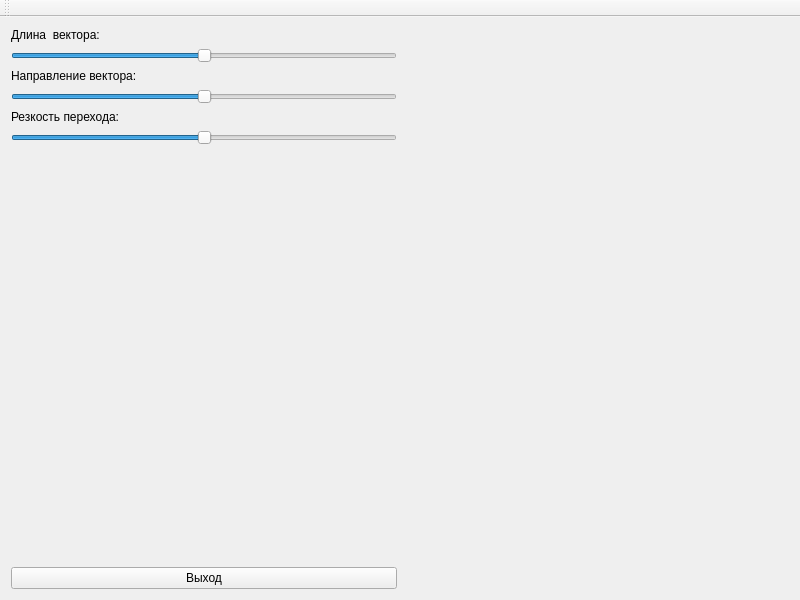
<?xml version="1.0" encoding="UTF-8"?>
<ui version="4.0">
 <class>MainWindow</class>
 <widget class="QMainWindow" name="MainWindow">
  <property name="geometry">
   <rect>
    <x>0</x>
    <y>0</y>
    <width>800</width>
    <height>600</height>
   </rect>
  </property>
  <property name="minimumSize">
   <size>
    <width>800</width>
    <height>600</height>
   </size>
  </property>
  <property name="windowTitle">
   <string>MainWindow</string>
  </property>
  <widget class="QWidget" name="centralWidget">
   <layout class="QHBoxLayout" name="horizontalLayout">
    <item>
     <layout class="QVBoxLayout" name="verticalLayout_2">
      <item>
       <layout class="QVBoxLayout" name="verticalLayout">
        <item>
         <widget class="QLabel" name="label">
          <property name="text">
           <string>Длина  вектора:</string>
          </property>
         </widget>
        </item>
        <item>
         <widget class="QSlider" name="tensionSlider">
          <property name="minimum">
           <number>-100</number>
          </property>
          <property name="maximum">
           <number>100</number>
          </property>
          <property name="value">
           <number>0</number>
          </property>
          <property name="orientation">
           <enum>Qt::Horizontal</enum>
          </property>
         </widget>
        </item>
        <item>
         <widget class="QLabel" name="label_2">
          <property name="text">
           <string>Направление вектора:</string>
          </property>
         </widget>
        </item>
        <item>
         <widget class="QSlider" name="biasSlider">
          <property name="minimum">
           <number>-100</number>
          </property>
          <property name="maximum">
           <number>100</number>
          </property>
          <property name="orientation">
           <enum>Qt::Horizontal</enum>
          </property>
         </widget>
        </item>
        <item>
         <widget class="QLabel" name="label_3">
          <property name="text">
           <string>Резкость перехода:</string>
          </property>
         </widget>
        </item>
        <item>
         <widget class="QSlider" name="continuitySlider">
          <property name="minimum">
           <number>-100</number>
          </property>
          <property name="maximum">
           <number>100</number>
          </property>
          <property name="orientation">
           <enum>Qt::Horizontal</enum>
          </property>
         </widget>
        </item>
        <item>
         <spacer name="verticalSpacer">
          <property name="orientation">
           <enum>Qt::Vertical</enum>
          </property>
          <property name="sizeHint" stdset="0">
           <size>
            <width>20</width>
            <height>40</height>
           </size>
          </property>
         </spacer>
        </item>
       </layout>
      </item>
      <item>
       <widget class="QPushButton" name="pushButton">
        <property name="text">
         <string>Выход</string>
        </property>
       </widget>
      </item>
     </layout>
    </item>
    <item>
     <widget class="GLWidget" name="widget" native="true">
      <property name="sizePolicy">
       <sizepolicy hsizetype="Expanding" vsizetype="Preferred">
        <horstretch>0</horstretch>
        <verstretch>0</verstretch>
       </sizepolicy>
      </property>
     </widget>
    </item>
   </layout>
  </widget>
  <widget class="QToolBar" name="mainToolBar">
   <attribute name="toolBarArea">
    <enum>TopToolBarArea</enum>
   </attribute>
   <attribute name="toolBarBreak">
    <bool>false</bool>
   </attribute>
  </widget>
 </widget>
 <layoutdefault spacing="6" margin="11"/>
 <customwidgets>
  <customwidget>
   <class>GLWidget</class>
   <extends>QWidget</extends>
   <header>glwidget.h</header>
   <container>1</container>
  </customwidget>
 </customwidgets>
 <resources/>
 <connections>
  <connection>
   <sender>pushButton</sender>
   <signal>released()</signal>
   <receiver>MainWindow</receiver>
   <slot>close()</slot>
   <hints>
    <hint type="sourcelabel">
     <x>59</x>
     <y>570</y>
    </hint>
    <hint type="destinationlabel">
     <x>58</x>
     <y>373</y>
    </hint>
   </hints>
  </connection>
 </connections>
</ui>
